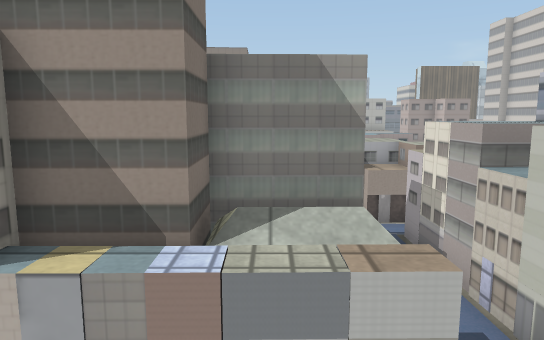
View 1 (above)

24 first-person views from a walk through a scene from a Unity 3-D project. The camera is 1.5 m above the floor, tilts 8° down and sees 70° across. The floor is counted in squares, 0.5 m on a side. Each view is taken from the middle of a square. On the plan, view 1 faces up. The plan holds only what a view shows up to about 20 squares ahead; the rest is blank. The place goes on beyond the plan. Some surface patterns are stand-ins.

View 2
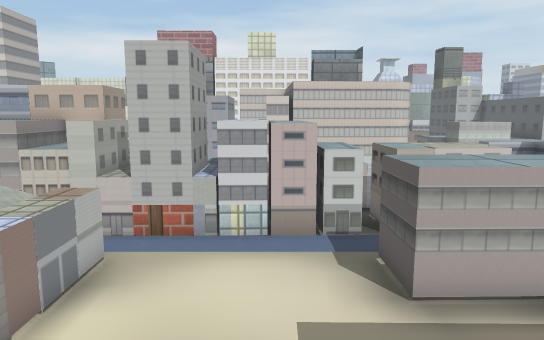

View 3
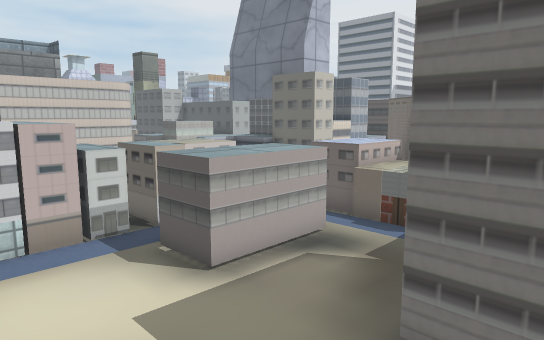

View 4
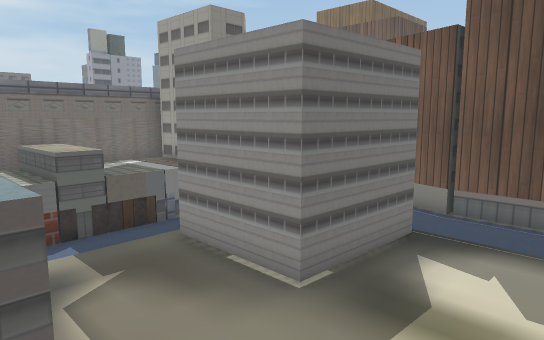

View 5
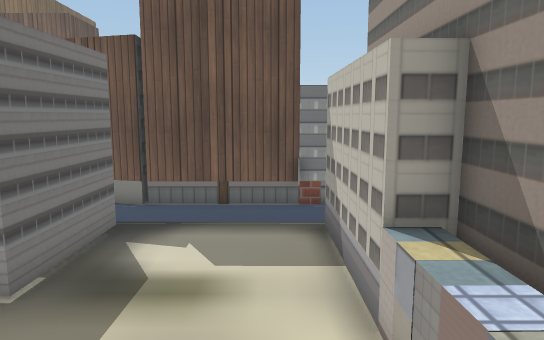

View 6
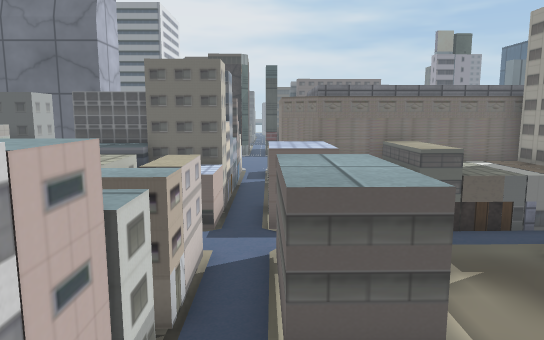

View 7
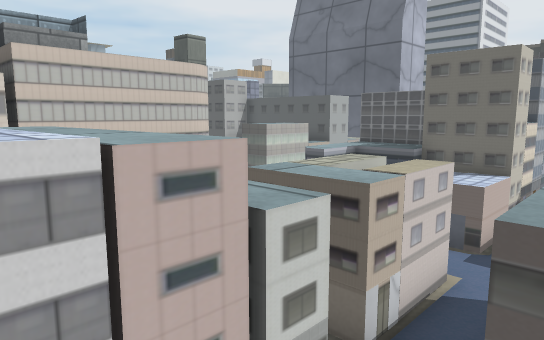

View 8
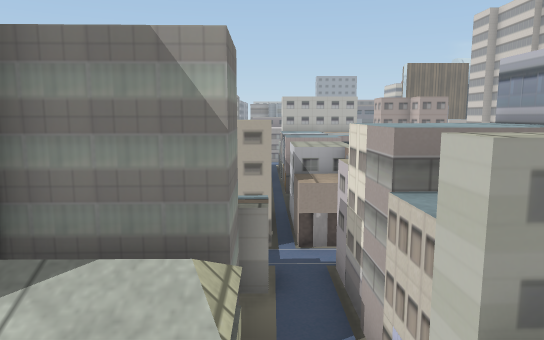

View 9
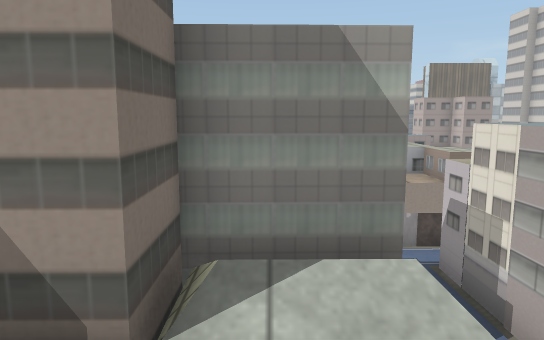

View 10
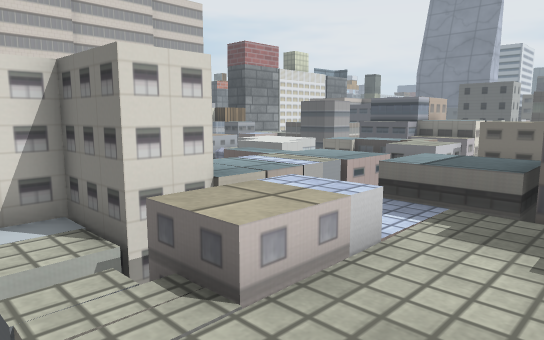

View 11
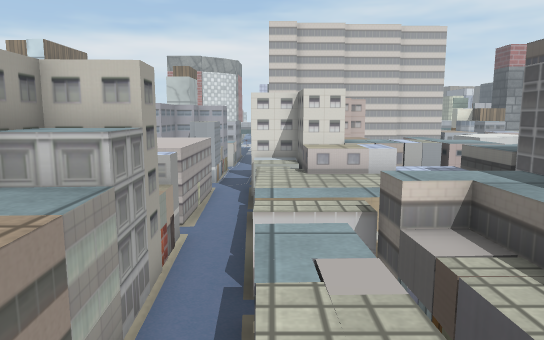

View 12
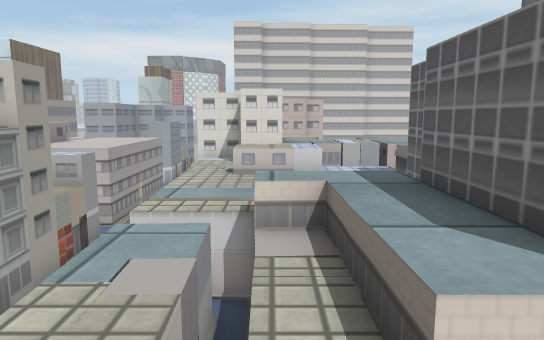

View 13
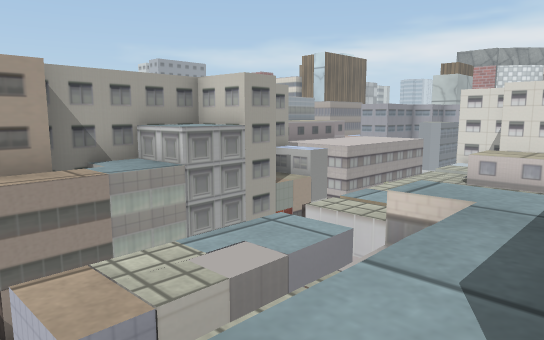

View 14
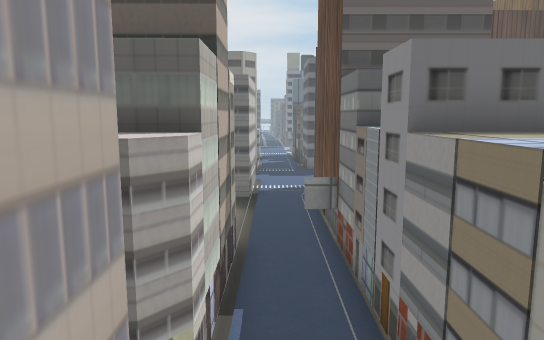

View 15
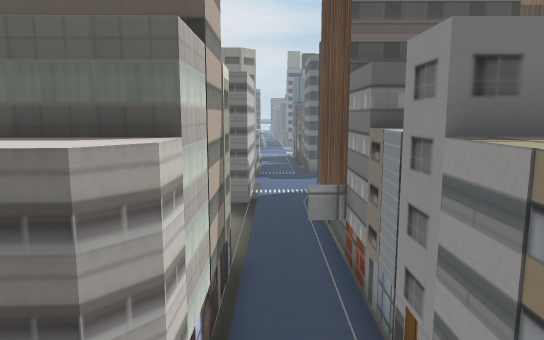

View 16
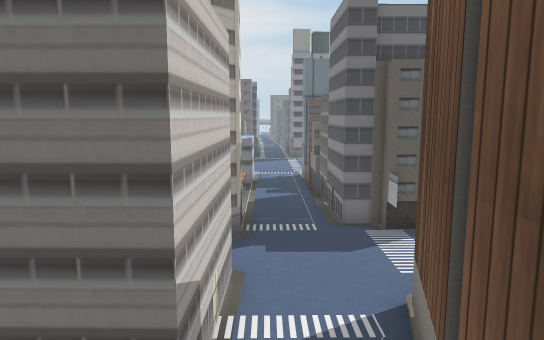

View 17
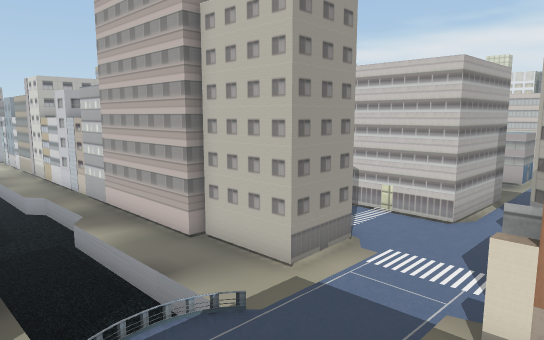

View 18
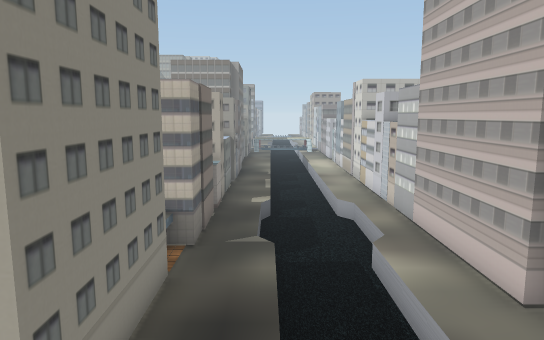

View 19
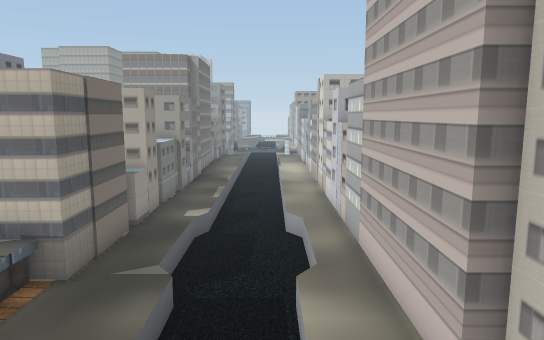

View 20
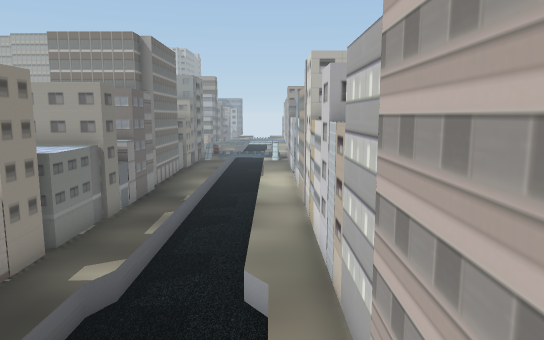

View 21
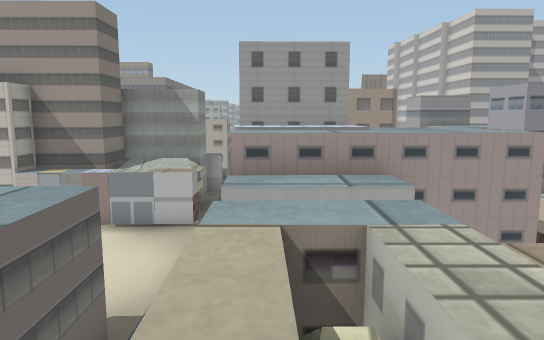

View 22
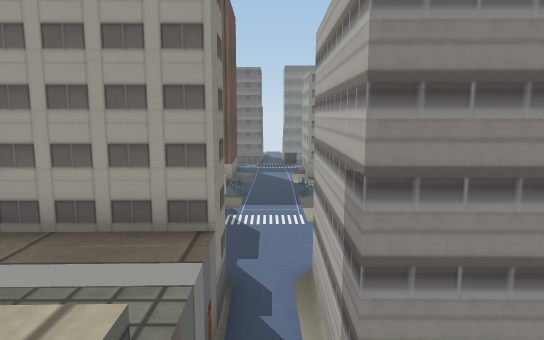

View 23
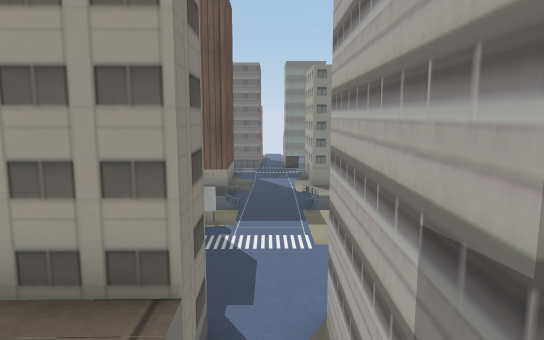

View 24
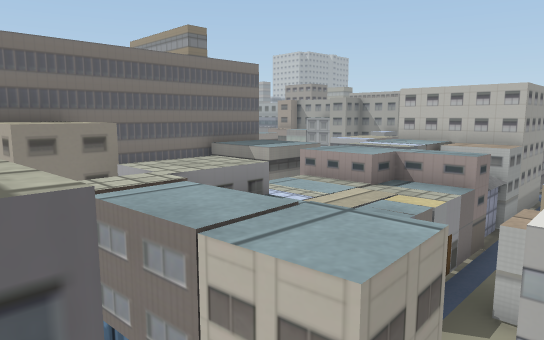

### Floor plan
Key: @ floor where view 1 was taken; # wall or solid block; x gap in a wall; . floor; = window, fence, low wall or low ledge; ≈ liquid the walk keeps out of; ^ raised ledge.
Columns run from 20 left of view 1 to 10 right of it. Each row starts with its distance up from view 1.
 32                         ^^^ ^^^
 31                          ^^ ^
 30                       ^  ^  ^
 29                      ^^^^^  ^^^
 28              ####  # ^^^^^^  ^^
 27             ##^^^ ^^.^^^^^^.^^^
 26             ^^^^^^^^...........
 25                ..........^^x=
 24           . ^^^^^^^^^^^^^^^
 23             ^^^^^^^^^^^^^^^
 22           . ^^^^^^^^^^^^^^^^
 21             ^^^^^  ^^^^^^^^^^#
 20            .^^^^^# ^^^^^^^^^ ##
 19 #.≈             ## ^^^^^^ ^.
 18 #.≈≈≈.^            #^^^^^^^.
 17 #.≈≈≈.^            #^^^^^^^.^
 16 #.≈≈≈.#            #^^=^^^^.^
 15 #.≈≈≈.^            #  ^^^^^.^
 14 #.≈≈≈.#            #  ^^^^^.^^^
 13 #.≈≈≈.#            #  ^^^   .^^
 12 ^.≈≈≈.#    .       #^^^^^^^^^^^
 11 #.≈≈≈.#    .#      #^^^^^^^^^ ^
 10 #.≈≈≈.####  ##        ...
  9 ^.≈≈≈.^  ^  .=       ^^^^^^^^.^
  8 ^.≈≈≈.^ ^^  ^^       #=^^^^^^ ^
  7 #.≈≈≈.# ^^..##^      ##^^^^   ^
  6 #.≈≈≈.^^ ^..#      #^^=^^^#   ^
  5 ^.≈≈≈≈^  ^..#    ###^^=^^ ^^^
  4 #.≈≈≈≈#  ^..#   ##^^^^^^^^^
  3 #.≈≈≈≈#  #=.######.....###    #
  2 #.≈≈≈≈#  #........ ....###^^^ #
  1 ^.≈≈≈.#  #........ ....^^^^^^ ^
  0 ..≈≈≈.#  #..........@..^^^^^^ ^
 -1 #.≈≈≈.#  #..............^^^^^ #
 -2 #.≈≈≈.####..#####...^^..^^^^  #
 -3 #.≈≈≈.#  #..#   #...^^^.^^#^^ #
 -4 #.≈≈≈.#  #..#   #...^^^.^^^   #
 -5 #.≈≈≈.####..#   #...^^^.^^^   #
 -6 ............#####...^^^.^^^   #
 -7 .........................
 -8 ........=...##^^^^^^^^^.^   ^ ^
 -9 #.≈≈≈.###...# ^^^^^^^^^.^^^^^ ^
-10 #.      ##..# ^^^^^^^^^.##^^^ ^
-11          #..#########^^.# ^^^#^

Where each view was taken, in squares from view 1:
view 1: 0 up, 0 right, facing up
view 2: 0 up, 6 left, facing right
view 3: 2 up, 6 left, facing down-right
view 4: 2 up, 1 right, facing down-left
view 5: 2 up, 2 right, facing left
view 6: 2 up, 2 right, facing down
view 7: 1 up, 1 right, facing down-right
view 8: 2 up, 2 right, facing up
view 9: 2 up, 0 right, facing up
view 10: 25 up, 2 left, facing down-right
view 11: 24 up, 10 left, facing right
view 12: 22 up, 10 left, facing right
view 13: 20 up, 9 left, facing up-right
view 14: 12 up, 9 left, facing down
view 15: 11 up, 9 left, facing down
view 16: 1 up, 9 left, facing down
view 17: 10 down, 19 left, facing up-right
view 18: 8 down, 18 left, facing up
view 19: 6 down, 16 left, facing up
view 20: 1 down, 15 left, facing up
view 21: 7 down, 4 right, facing up
view 22: 7 down, 1 left, facing left
view 23: 7 down, 3 left, facing left
view 24: 9 up, 9 right, facing up-left
